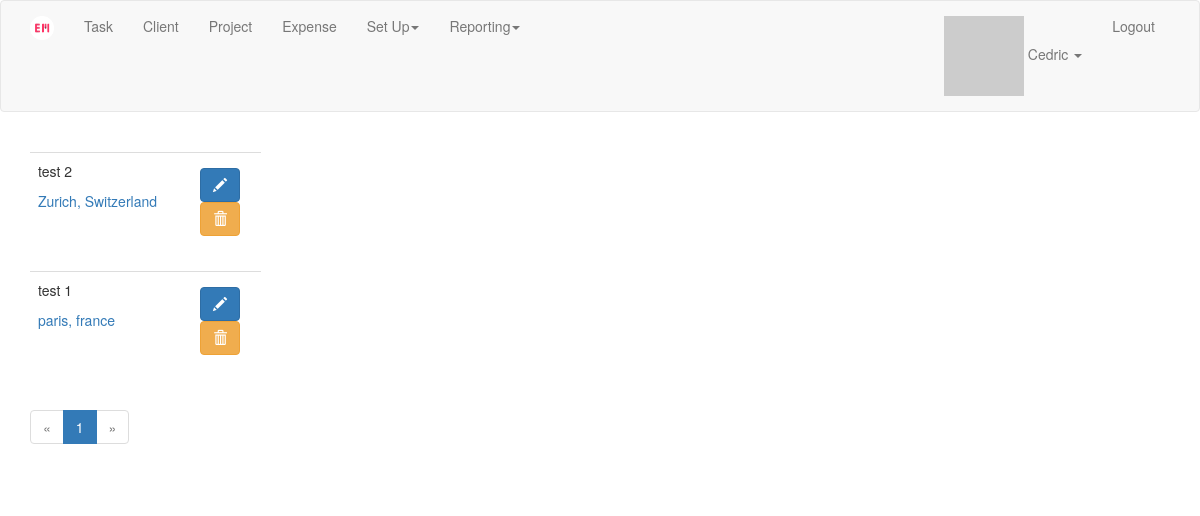
The app's page /list_of_clients (signed in) with its own data.
### app/models.py (models this page shows, shortened)
class User(UserMixin, db.Model):
    id = db.Column(db.Integer, primary_key=True)
    username = db.Column(db.String(64), index=True, unique=True)
    email = db.Column(db.String(120), index=True, unique=True)
    password_hash = db.Column(db.String(128))
    tasks = db.relationship('Task', backref='user_task', lazy='dynamic')
    about_me = db.Column(db.String(140))
    last_seen = db.Column(db.DateTime, default=datetime.utcnow)
    followed = db.relationship(
        'User', secondary=followers,
        primaryjoin=(followers.c.follower_id == id),
        secondaryjoin=(followers.c.followed_id == id),
        backref=db.backref('followers', lazy='dynamic'), lazy='dynamic')
    clients = db.relationship('Client', backref='user_client', lazy='dynamic')
    projects = db.relationship('Project', backref='user_project', lazy='dynamic')
    currencies = db.relationship('Currency', backref='user_currency', lazy='dynamic')
    role_id = db.Column(db.Integer, db.ForeignKey('role.id'))
    def avatar(self, size):
        digest = md5(self.email.lower().encode('utf-8')).hexdigest()
        return 'https://www.gravatar.com/avatar/{}?d=identicon&s={}'.format(digest, size)

class Client(db.Model):
    id = db.Column(db.Integer, primary_key=True)
    name = db.Column(db.String(64), index=True)
    user_id = db.Column(db.Integer, db.ForeignKey('user.id'))
    address = db.Column(db.String(128))
    colour = db.Column(db.String(16))
    tasks = db.relationship('Task', backref='client_task', lazy='dynamic')
    projects = db.relationship('Project', backref='client_project', lazy='dynamic')

### app/clients/routes.py (the view)
@bp.route('/list_of_clients')
@login_required
def list_of_clients():
    page = request.args.get('page', 1, type=int)
    pagination = Client.query.order_by(Client.name.desc()).paginate(page, 5, False)
    clients = pagination.items
    return render_template('clients/list_of_clients.html', title='List of clients', clients=clients,
                           pagination=pagination)

### app/main/__init__.py (called while the page is built)
@bp.app_context_processor
def inject_permissions():
    return dict(Permission=Permission)

### app/main/routes.py (called while the page is built)
@bp.before_app_request
def before_request():
    if current_user.is_authenticated:
        current_user.last_seen = datetime.utcnow()
        db.session.commit()

### app/models.py (called while the page is built)
@login.user_loader
def load_user(id):
    return User.query.get(int(id))

### app/templates/clients/list_of_clients.html
{% extends "base.html" %}
{% import 'bootstrap/wtf.html' as wtf %}
{% import "_macros.html" as macros %}
{% block app_content %}
    <div class="pagination">
        {% for client in clients %}
            {% include 'clients/_client.html' %}
        {% endfor %}
        {{ macros.pagination_widget(pagination, 'clients.list_of_clients') }}
    </div>
{% endblock %}

### app/templates/base.html (shortened to what this page needs)
{% extends 'bootstrap/base.html' %}
{% block navbar %}
    <nav class="navbar navbar-default">
        <div class="container">
            <div class="navbar-header">
                {% if current_user.is_authenticated %}
                <a class="navbar-brand" href="{{ url_for('main.index') }}"><img class="center-block img-responsive" src="static/image/logo.png" height="24" width="24" alt="t-e-manager"></a>
                {% else %}
                <a class="navbar-brand" href="{{ url_for('auth.login') }}"><img class="center-block img-responsive" src="static/image/logo.png" height="24" width="24" alt="t-e-manager"></a>
                {% endif %}
            </div>
            <div class="collapse navbar-collapse" id="bs-example-navbar-collapse-1">
                <ul class="nav navbar-nav">
                    {% if current_user.is_authenticated %}
                    <li><a href="{{ url_for('tasks.add_task') }}">Task</a></li>
                    <li><a href="{{ url_for('clients.add_client') }}">Client</a></li>
                    <li><a href="{{ url_for('projects.add_project') }}">Project</a></li>
                    <li><a href="#">Expense</a></li>
                    <li class="dropdown"><a href="#" class="dropdown-toggle" data-toggle="dropdown">Set Up<b class="caret"></b></a>
                    <li class="dropdown"><a href="#" class="dropdown-toggle" data-toggle="dropdown">Reporting<b class="caret"></b></a>
                    </li>
                    {% endif %}
                </ul>
                <ul class="nav navbar-nav navbar-right">
                    {% if current_user.is_anonymous %}
                    <li><a href="{{ url_for('auth.register') }}">Register</a></li>
                    <li><a href="{{ url_for('auth.login') }}">Login</a></li>
                    {% else %}
                    <li class="dropdown"><a href="#" class="dropdown-toggle" data-toggle="dropdown"><img src="{{ current_user.avatar(size=18) }}"> {{ current_user.username }} <b class="caret"></b></a>
                    </li>
                    <li><a href="{{ url_for('auth.logout') }}">Logout</a></li>
                    {% endif %}
                </ul>
            </div>
        </div>
    </nav>
{% endblock %}
{% block content %}
    <div class="container">
        {% block app_content %}{% endblock %}
    </div>
{% endblock %}
{% block scripts %}
    <link rel="stylesheet" type="text/css" href="{{ url_for('static', filename='bootstrap-datetimepicker.min.css') }}" />
    <link href="https://gitcdn.github.io/bootstrap-toggle/2.2.2/css/bootstrap-toggle.min.css" rel="stylesheet">
{% endblock %}

### app/templates/clients/_client.html
<table class="table table-hover">
    <tr>
        <td>
            <div class="row">
                <div class="col-md-9">
                    <p>{{ client.name }}</p>
                    {% autoescape false %}
                    <a href="http://maps.google.com/?q={{ client.address | replace("\n", " ") }}">{{ client.address | replace("\n", "<br/>") }}</a>
                    {%  endautoescape %}
                </div>
                <div class="col-md-3">
                    <div class="btn pull-right">
                        <a class="btn btn-primary" href="{{ url_for('clients.edit_client', id=client.id) }}"><span class="glyphicon glyphicon-pencil"></span></a>
                        {% if current_user.is_administrator %}
                            <form method="post" action="{{ url_for('clients.delete_client', id=client.id) }}"><button type="submit" class="btn btn-warning"><span class="glyphicon glyphicon-trash"></span></button></form>
                        {% endif %}
                    </div>
                </div>
            </div>
        </td>
    </tr>
</table>

### records on screen
User: username "Cedric"
Client: name "test 2", address "Zurich, Switzerland"
Client: name "test 1", address "paris, france"

### other values on screen
{{ p }} "1"
